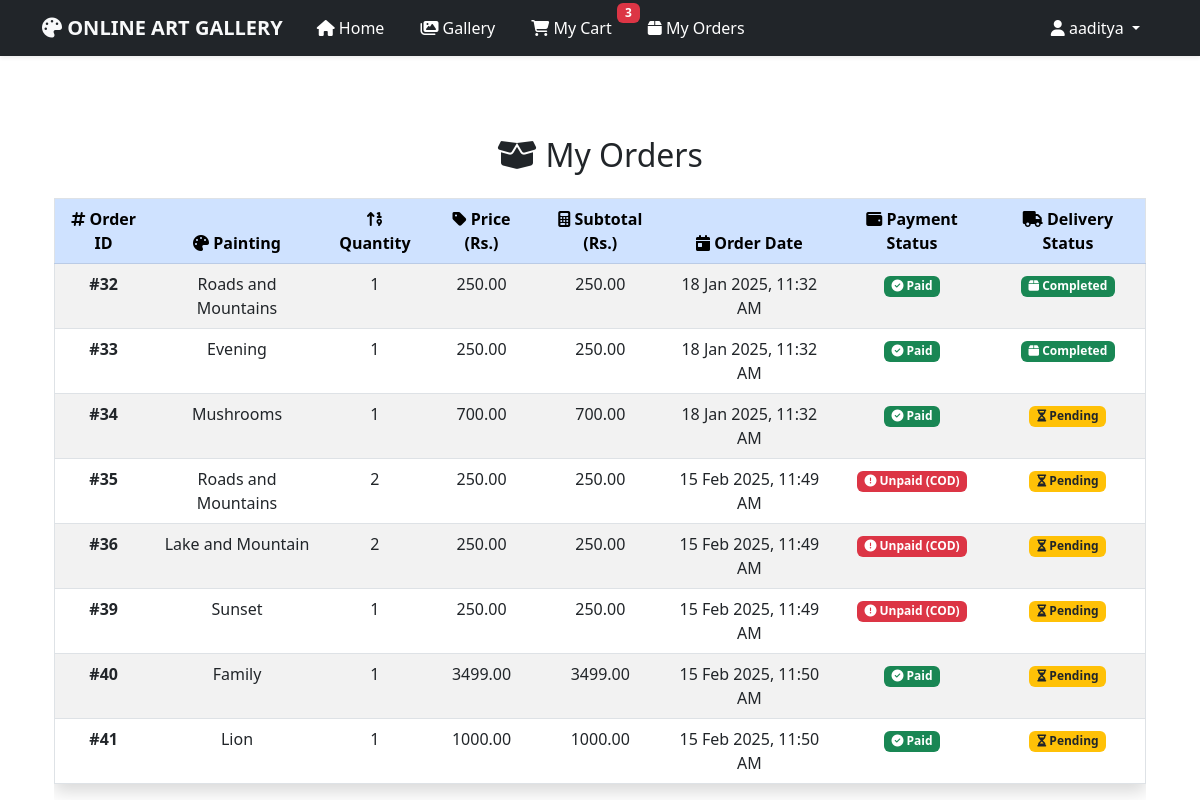
Page /my_orders/ (signed in) on the committed database.
### gallery_app/models.py (models this page shows, shortened)
class CartItem(models.Model):
    user = models.ForeignKey(User, on_delete=models.CASCADE, related_name="cart")
    painting = models.ForeignKey('Painting', on_delete=models.CASCADE)
    quantity = models.PositiveIntegerField(default=1)
    added_at = models.DateTimeField(auto_now_add=True)
    STATUS_CHOICES = [
        ("unpaid", "Unpaid"),
        ("unpaid(COD)", "Unpaid(COD)"),
        ("paid", "Paid"),
    ]
    DELIVERY_CHOICES = [
        ("pending", "Pending"),
        ("completed", "Completed"),
    ]
    status = models.CharField(max_length=12, choices=STATUS_CHOICES, default="unpaid")
    delivery = models.CharField(max_length=10, choices=DELIVERY_CHOICES, default="pending")

class Painting(models.Model):
    CATEGORY_CHOICES = [
        ("Bookmark", "Bookmark"),
        ("Landscape", "Landscape"),
        ("Portrait", "Portrait"),
        ("Sketch", "Sketch"),
    ]
    FACE_CHOICES = [(i, str(i)) for i in range(1, 4)]  # Allow 1 to 3 faces
    name = models.CharField(max_length=200)
    canvas_size = models.CharField(max_length=100)  # E.g., "12x16 inches"
    photo = models.ImageField(upload_to='media/paintings/')
    category = models.CharField(max_length=10, choices=CATEGORY_CHOICES, default="Bookmark")
    faces = models.IntegerField(choices=FACE_CHOICES, blank=True, null=True)  # Optional unless Portrait
    price = models.DecimalField(max_digits=10, decimal_places=2)
    released_date = models.DateField()

### gallery_app/views.py (the view)
# urls.py: path('my_orders/', my_orders, name='my_orders'),
@login_required(login_url='/auth/login/')
def my_orders(request):
    orders = CartItem.objects.filter(user=request.user, status__in=["paid", "unpaid(COD)"])
    context = {'orders': orders}
    return render(request, 'my_orders.html', context)

### gallery_app/templates/my_orders.html
{% extends 'base.html' %}
{% block content %}
<div class="container mt-5">
    <h2 class="text-center mb-4"><i class="fa-solid fa-box-open"></i> My Orders</h2>
    {% if orders %}
    <div class="table-responsive">
        <table class="table table-striped table-hover border shadow">
            <thead class="table-primary text-center">
                <tr>
                    <th><i class="fa-solid fa-hashtag"></i> Order ID</th>
                    <th><i class="fa-solid fa-palette"></i> Painting</th>
                    <th><i class="fa-solid fa-sort-numeric-up"></i> Quantity</th>
                    <th><i class="fa-solid fa-tag"></i> Price (Rs.)</th>
                    <th><i class="fa-solid fa-calculator"></i> Subtotal (Rs.)</th>
                    <th><i class="fa-solid fa-calendar-day"></i> Order Date</th>
                    <th><i class="fa-solid fa-wallet"></i> Payment Status</th>
                    <th><i class="fa-solid fa-truck"></i> Delivery Status</th>
                </tr>
            </thead>
            <tbody class="text-center">
                {% for order in orders %}
                <tr>
                    <td><strong>#{{ order.id }}</strong></td>
                    <td>{{ order.painting.name }}</td>
                    <td>{{ order.quantity }}</td>
                    <td>{{ order.painting.price|floatformat:2 }}</td>
                    <td>{{ order.painting.price|floatformat:2 }}</td>
                    <td>{{ order.added_at|date:"d M Y, h:i A" }}</td>
                    <td>
                        {% if order.status == 'paid' %}
                        <span class="badge bg-success">
                            <i class="fa-solid fa-check-circle"></i> Paid
                        </span>
                        {% else %}
                        <span class="badge bg-danger">
                            <i class="fa-solid fa-exclamation-circle"></i> Unpaid (COD)
                        </span>
                        {% endif %}
                    </td>
                    <td>
                        {% if order.delivery == 'completed' %}
                        <span class="badge bg-success">
                            <i class="fa-solid fa-box"></i> Completed
                        </span>
                        {% else %}
                        <span class="badge bg-warning text-dark">
                            <i class="fa-solid fa-hourglass-half"></i> Pending
                        </span>
                        {% endif %}
                    </td>
                </tr>
                {% endfor %}
            </tbody>
        </table>
    </div>
    {% else %}
    <div class="alert alert-info text-center mt-4">
        <p><i class="fa-solid fa-shopping-basket"></i> You have no orders yet.</p>
    </div>
    {% endif %}
</div>
{% endblock %}

### templates/base.html (shortened to what this page needs)
<!DOCTYPE html>
<html lang="en">
  <head>
    <link
      href="https://cdn.jsdelivr.net/npm/bootstrap@5.3.0/dist/css/bootstrap.min.css"
      rel="stylesheet"
    />
    <link rel="stylesheet" href="https://cdnjs.cloudflare.com/ajax/libs/font-awesome/6.5.1/css/all.min.css" />
    <link rel="stylesheet" href="https://cdn.jsdelivr.net/npm/bootstrap-icons@1.11.3/font/bootstrap-icons.min.css" />
  </head>
  <body>
    <nav class="navbar navbar-expand-lg shadow-sm py-2 navbar-dark">
      <div class="container">
        <a class="navbar-brand fw-bold text-uppercase text-light" href="{% url 'home' %}">
          <i class="fa-solid fa-palette"></i> Online Art Gallery
        </a>
        <div class="collapse navbar-collapse" id="navbarNav">
          <ul class="navbar-nav me-auto">
            <li class="nav-item">
              <a class="nav-link" href="{% url 'home' %}">
                <i class="fa-solid fa-house"></i> Home
              </a>
            </li>
            <li class="nav-item">
              <a class="nav-link" href="{% url 'gallery' %}">
                <i class="fa-solid fa-images"></i> Gallery
              </a>
            </li>
            {% if user.is_authenticated %}
            <li class="nav-item position-relative">
              <a class="nav-link" href="{% url 'my_cart' %}">
                <i class="fa-solid fa-cart-shopping"></i> My Cart
                <span class="badge bg-danger badge-cart">3</span>
              </a>
            </li>
            <li class="nav-item">
              <a class="nav-link" href="{% url 'my_orders' %}">
                <i class="fa-solid fa-box"></i> My Orders
              </a>
            </li>
            {% endif %}
          </ul>
          <ul class="navbar-nav">
            {% if user.is_authenticated %}
            <li class="nav-item dropdown">
              <a
                class="nav-link dropdown-toggle"
                href="#"
                id="userDropdown"
                role="button"
                data-bs-toggle="dropdown"
                aria-expanded="false"
              >
                <i class="fa-solid fa-user"></i> {{ user.username }}
              </a>
            </li>
            {% endif %}
          </ul>
        </div>
      </div>
    </nav>
    <div class="container py-3">
    </div>
    <div class="container mt-4">{% block content %}{% endblock %}</div>
  </body>
</html>

### templates/base.html (style rules this page uses)
.navbar { background: #212529 !important; }
.navbar-nav .nav-link { color: #ffffff !important; transition: color 0.3s, margin 0.3s; margin: 0 10px; }
.badge-cart { position: absolute; top: -5px; right: -10px; font-size: 0.75rem; }

### rows in the picture
CartItem: id "32", painting.name "Roads and Mountains", quantity "1", painting.price "250.00", added_at "18 Jan 2025, 11:32 AM", status "paid" (drawn), delivery "completed" (drawn)
CartItem: id "33", painting.name "Evening", quantity "1", painting.price "250.00", added_at "18 Jan 2025, 11:32 AM", status "paid" (drawn), delivery "completed" (drawn)
CartItem: id "34", painting.name "Mushrooms", quantity "1", painting.price "700.00", added_at "18 Jan 2025, 11:32 AM", status "paid" (drawn), delivery "pending" (drawn)
CartItem: id "35", painting.name "Roads and Mountains", quantity "2", painting.price "250.00", added_at "15 Feb 2025, 11:49 AM", status "unpaid(COD)" (drawn), delivery "pending" (drawn)
CartItem: id "36", painting.name "Lake and Mountain", quantity "2", painting.price "250.00", added_at "15 Feb 2025, 11:49 AM", status "unpaid(COD)" (drawn), delivery "pending" (drawn)
CartItem: id "39", painting.name "Sunset", quantity "1", painting.price "250.00", added_at "15 Feb 2025, 11:49 AM", status "unpaid(COD)" (drawn), delivery "pending" (drawn)
CartItem: id "40", painting.name "Family", quantity "1", painting.price "3499.00", added_at "15 Feb 2025, 11:50 AM", status "paid" (drawn), delivery "pending" (drawn)
CartItem: id "41", painting.name "Lion", quantity "1", painting.price "1000.00", added_at "15 Feb 2025, 11:50 AM", status "paid" (drawn), delivery "pending" (drawn)

### other values in the picture
{{ user.username }} "aaditya"
